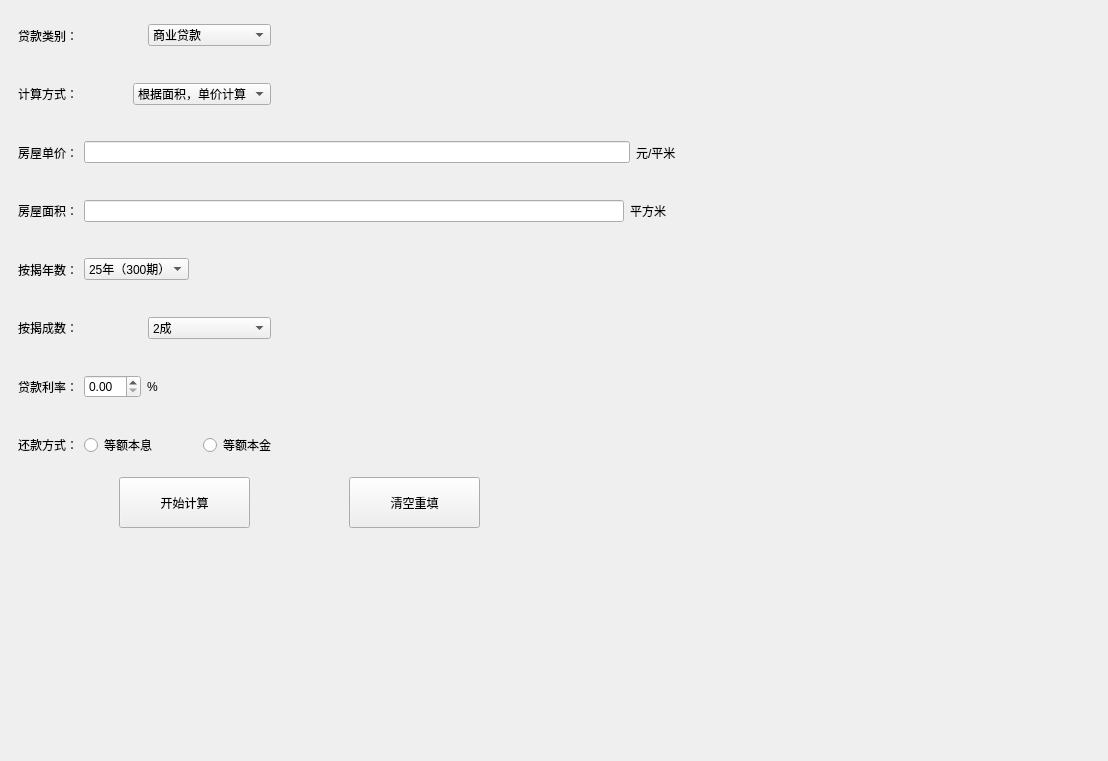
<?xml version="1.0" encoding="UTF-8"?>
<ui version="4.0">
 <class>Widget</class>
 <widget class="QWidget" name="Widget">
  <property name="geometry">
   <rect>
    <x>0</x>
    <y>0</y>
    <width>1108</width>
    <height>761</height>
   </rect>
  </property>
  <property name="windowTitle">
   <string>房贷计算器</string>
  </property>
  <widget class="QWidget" name="widget_10" native="true">
   <property name="geometry">
    <rect>
     <x>9</x>
     <y>9</y>
     <width>751</width>
     <height>521</height>
    </rect>
   </property>
   <layout class="QVBoxLayout" name="verticalLayout">
    <item>
     <widget class="QWidget" name="widget" native="true">
      <layout class="QHBoxLayout" name="horizontalLayout">
       <item>
        <widget class="QLabel" name="label">
         <property name="toolTip">
          <string>&lt;html&gt;&lt;head/&gt;&lt;body&gt;&lt;p&gt;&lt;span style=&quot; font-size:10pt; font-weight:600;&quot;&gt;hjk &lt;/span&gt;&lt;/p&gt;&lt;/body&gt;&lt;/html&gt;</string>
         </property>
         <property name="styleSheet">
          <string notr="true">font: 75 9pt &quot;Agency FB&quot;;</string>
         </property>
         <property name="text">
          <string>贷款类别：</string>
         </property>
        </widget>
       </item>
       <item>
        <widget class="QComboBox" name="comboBox1">
         <property name="cursor">
          <cursorShape>ArrowCursor</cursorShape>
         </property>
         <property name="acceptDrops">
          <bool>false</bool>
         </property>
         <property name="maxVisibleItems">
          <number>10</number>
         </property>
         <property name="iconSize">
          <size>
           <width>16</width>
           <height>16</height>
          </size>
         </property>
         <property name="duplicatesEnabled">
          <bool>true</bool>
         </property>
         <item>
          <property name="text">
           <string>商业贷款 </string>
          </property>
         </item>
         <item>
          <property name="text">
           <string>公积金贷款</string>
          </property>
         </item>
         <item>
          <property name="text">
           <string>组合型贷款</string>
          </property>
         </item>
        </widget>
       </item>
       <item>
        <spacer name="horizontalSpacer_5">
         <property name="orientation">
          <enum>Qt::Horizontal</enum>
         </property>
         <property name="sizeType">
          <enum>QSizePolicy::Fixed</enum>
         </property>
         <property name="sizeHint" stdset="0">
          <size>
           <width>480</width>
           <height>20</height>
          </size>
         </property>
        </spacer>
       </item>
       <item>
        <spacer name="horizontalSpacer_4">
         <property name="orientation">
          <enum>Qt::Horizontal</enum>
         </property>
         <property name="sizeType">
          <enum>QSizePolicy::Fixed</enum>
         </property>
         <property name="sizeHint" stdset="0">
          <size>
           <width>0</width>
           <height>0</height>
          </size>
         </property>
        </spacer>
       </item>
      </layout>
     </widget>
    </item>
    <item>
     <widget class="QWidget" name="widget_9" native="true">
      <layout class="QHBoxLayout" name="horizontalLayout_9">
       <item>
        <widget class="QLabel" name="label_11">
         <property name="text">
          <string>计算方式：</string>
         </property>
        </widget>
       </item>
       <item>
        <widget class="QComboBox" name="comboBox4">
         <item>
          <property name="text">
           <string>根据面积，单价计算</string>
          </property>
         </item>
         <item>
          <property name="text">
           <string>根据贷款总额计算</string>
          </property>
         </item>
        </widget>
       </item>
       <item>
        <spacer name="horizontalSpacer_13">
         <property name="orientation">
          <enum>Qt::Horizontal</enum>
         </property>
         <property name="sizeType">
          <enum>QSizePolicy::Fixed</enum>
         </property>
         <property name="sizeHint" stdset="0">
          <size>
           <width>480</width>
           <height>20</height>
          </size>
         </property>
        </spacer>
       </item>
      </layout>
     </widget>
    </item>
    <item>
     <widget class="QWidget" name="widget_3" native="true">
      <layout class="QHBoxLayout" name="horizontalLayout_3">
       <item>
        <widget class="QLabel" name="label_4">
         <property name="text">
          <string>房屋单价：</string>
         </property>
        </widget>
       </item>
       <item>
        <widget class="QLineEdit" name="lineEdit_2">
         <property name="text">
          <string/>
         </property>
         <property name="frame">
          <bool>true</bool>
         </property>
         <property name="dragEnabled">
          <bool>true</bool>
         </property>
         <property name="readOnly">
          <bool>false</bool>
         </property>
         <property name="clearButtonEnabled">
          <bool>false</bool>
         </property>
        </widget>
       </item>
       <item>
        <widget class="QLabel" name="label_5">
         <property name="text">
          <string>元/平米</string>
         </property>
        </widget>
       </item>
       <item>
        <spacer name="horizontalSpacer_6">
         <property name="orientation">
          <enum>Qt::Horizontal</enum>
         </property>
         <property name="sizeType">
          <enum>QSizePolicy::Fixed</enum>
         </property>
         <property name="sizeHint" stdset="0">
          <size>
           <width>75</width>
           <height>20</height>
          </size>
         </property>
        </spacer>
       </item>
      </layout>
     </widget>
    </item>
    <item>
     <widget class="QWidget" name="widget_4" native="true">
      <layout class="QHBoxLayout" name="horizontalLayout_4">
       <item>
        <widget class="QLabel" name="label_6">
         <property name="text">
          <string>房屋面积：</string>
         </property>
        </widget>
       </item>
       <item>
        <widget class="QLineEdit" name="lineEdit_3"/>
       </item>
       <item>
        <widget class="QLabel" name="label_7">
         <property name="text">
          <string>平方米</string>
         </property>
        </widget>
       </item>
       <item>
        <spacer name="horizontalSpacer_7">
         <property name="orientation">
          <enum>Qt::Horizontal</enum>
         </property>
         <property name="sizeType">
          <enum>QSizePolicy::Fixed</enum>
         </property>
         <property name="sizeHint" stdset="0">
          <size>
           <width>85</width>
           <height>20</height>
          </size>
         </property>
        </spacer>
       </item>
      </layout>
     </widget>
    </item>
    <item>
     <widget class="QWidget" name="widget_5" native="true">
      <layout class="QHBoxLayout" name="horizontalLayout_5">
       <item>
        <widget class="QLabel" name="label_9">
         <property name="text">
          <string>按揭年数：</string>
         </property>
        </widget>
       </item>
       <item>
        <widget class="QComboBox" name="comboBox3">
         <item>
          <property name="text">
           <string>25年（300期）</string>
          </property>
         </item>
         <item>
          <property name="text">
           <string>24年（288期）</string>
          </property>
         </item>
         <item>
          <property name="text">
           <string>23年（276期）</string>
          </property>
         </item>
         <item>
          <property name="text">
           <string>22年（264期）</string>
          </property>
         </item>
         <item>
          <property name="text">
           <string>21年（252期）</string>
          </property>
         </item>
         <item>
          <property name="text">
           <string>20年（240期）</string>
          </property>
         </item>
         <item>
          <property name="text">
           <string>19年（228期）</string>
          </property>
         </item>
         <item>
          <property name="text">
           <string>18年（216期）</string>
          </property>
         </item>
         <item>
          <property name="text">
           <string>17年（204期）</string>
          </property>
         </item>
         <item>
          <property name="text">
           <string>16年（192期）</string>
          </property>
         </item>
         <item>
          <property name="text">
           <string>15年（180期）</string>
          </property>
         </item>
         <item>
          <property name="text">
           <string>14年（168期）</string>
          </property>
         </item>
         <item>
          <property name="text">
           <string>13年（156期）</string>
          </property>
         </item>
         <item>
          <property name="text">
           <string>12年（144期）</string>
          </property>
         </item>
         <item>
          <property name="text">
           <string>11年（132期）</string>
          </property>
         </item>
         <item>
          <property name="text">
           <string>10年（120期）</string>
          </property>
         </item>
         <item>
          <property name="text">
           <string>9年（108期）</string>
          </property>
         </item>
         <item>
          <property name="text">
           <string>8年（96期）</string>
          </property>
         </item>
         <item>
          <property name="text">
           <string>7年（84期）</string>
          </property>
         </item>
         <item>
          <property name="text">
           <string>6年（72期）</string>
          </property>
         </item>
         <item>
          <property name="text">
           <string>5年（60期）</string>
          </property>
         </item>
         <item>
          <property name="text">
           <string>4年（48期）</string>
          </property>
         </item>
         <item>
          <property name="text">
           <string>3年（36期）</string>
          </property>
         </item>
         <item>
          <property name="text">
           <string>2年（24期）</string>
          </property>
         </item>
         <item>
          <property name="text">
           <string>1年（12期）</string>
          </property>
         </item>
        </widget>
       </item>
       <item>
        <spacer name="horizontalSpacer_8">
         <property name="orientation">
          <enum>Qt::Horizontal</enum>
         </property>
         <property name="sizeHint" stdset="0">
          <size>
           <width>480</width>
           <height>20</height>
          </size>
         </property>
        </spacer>
       </item>
      </layout>
     </widget>
    </item>
    <item>
     <widget class="QWidget" name="widget_6" native="true">
      <layout class="QHBoxLayout" name="horizontalLayout_6">
       <item>
        <widget class="QLabel" name="label_8">
         <property name="text">
          <string>按揭成数：</string>
         </property>
        </widget>
       </item>
       <item>
        <widget class="QComboBox" name="comboBox2">
         <item>
          <property name="text">
           <string>2成</string>
          </property>
         </item>
         <item>
          <property name="text">
           <string>2.5成</string>
          </property>
         </item>
         <item>
          <property name="text">
           <string>3成</string>
          </property>
         </item>
         <item>
          <property name="text">
           <string>3.5成</string>
          </property>
         </item>
         <item>
          <property name="text">
           <string>4成</string>
          </property>
         </item>
         <item>
          <property name="text">
           <string>4.5成</string>
          </property>
         </item>
         <item>
          <property name="text">
           <string>5成</string>
          </property>
         </item>
         <item>
          <property name="text">
           <string>5.5成</string>
          </property>
         </item>
         <item>
          <property name="text">
           <string>6成</string>
          </property>
         </item>
         <item>
          <property name="text">
           <string>6.5成</string>
          </property>
         </item>
         <item>
          <property name="text">
           <string>7成</string>
          </property>
         </item>
         <item>
          <property name="text">
           <string>7.5成</string>
          </property>
         </item>
         <item>
          <property name="text">
           <string>8成</string>
          </property>
         </item>
        </widget>
       </item>
       <item>
        <spacer name="horizontalSpacer_9">
         <property name="orientation">
          <enum>Qt::Horizontal</enum>
         </property>
         <property name="sizeType">
          <enum>QSizePolicy::Fixed</enum>
         </property>
         <property name="sizeHint" stdset="0">
          <size>
           <width>480</width>
           <height>20</height>
          </size>
         </property>
        </spacer>
       </item>
      </layout>
     </widget>
    </item>
    <item>
     <widget class="QWidget" name="widget_2" native="true">
      <layout class="QHBoxLayout" name="horizontalLayout_2">
       <item>
        <widget class="QLabel" name="label_2">
         <property name="text">
          <string>贷款利率：</string>
         </property>
        </widget>
       </item>
       <item>
        <widget class="QDoubleSpinBox" name="doubleSpinBox"/>
       </item>
       <item>
        <widget class="QLabel" name="label_3">
         <property name="text">
          <string>%</string>
         </property>
        </widget>
       </item>
       <item>
        <spacer name="horizontalSpacer_14">
         <property name="orientation">
          <enum>Qt::Horizontal</enum>
         </property>
         <property name="sizeHint" stdset="0">
          <size>
           <width>40</width>
           <height>20</height>
          </size>
         </property>
        </spacer>
       </item>
       <item>
        <spacer name="horizontalSpacer_10">
         <property name="orientation">
          <enum>Qt::Horizontal</enum>
         </property>
         <property name="sizeType">
          <enum>QSizePolicy::Fixed</enum>
         </property>
         <property name="sizeHint" stdset="0">
          <size>
           <width>480</width>
           <height>20</height>
          </size>
         </property>
        </spacer>
       </item>
      </layout>
     </widget>
    </item>
    <item>
     <widget class="QWidget" name="widget_7" native="true">
      <layout class="QHBoxLayout" name="horizontalLayout_7">
       <item>
        <widget class="QLabel" name="label_10">
         <property name="text">
          <string>还款方式：</string>
         </property>
        </widget>
       </item>
       <item>
        <widget class="QRadioButton" name="radioButton">
         <property name="text">
          <string>等额本息</string>
         </property>
        </widget>
       </item>
       <item>
        <spacer name="horizontalSpacer_12">
         <property name="orientation">
          <enum>Qt::Horizontal</enum>
         </property>
         <property name="sizeType">
          <enum>QSizePolicy::Fixed</enum>
         </property>
         <property name="sizeHint" stdset="0">
          <size>
           <width>40</width>
           <height>20</height>
          </size>
         </property>
        </spacer>
       </item>
       <item>
        <widget class="QRadioButton" name="radioButton_2">
         <property name="styleSheet">
          <string notr="true">font: 9pt &quot;宋体&quot;;</string>
         </property>
         <property name="text">
          <string>等额本金</string>
         </property>
        </widget>
       </item>
       <item>
        <spacer name="horizontalSpacer_11">
         <property name="orientation">
          <enum>Qt::Horizontal</enum>
         </property>
         <property name="sizeHint" stdset="0">
          <size>
           <width>40</width>
           <height>20</height>
          </size>
         </property>
        </spacer>
       </item>
      </layout>
     </widget>
    </item>
    <item>
     <widget class="QWidget" name="widget_8" native="true">
      <widget class="QPushButton" name="pushButton_2">
       <property name="enabled">
        <bool>true</bool>
       </property>
       <property name="geometry">
        <rect>
         <x>340</x>
         <y>0</y>
         <width>131</width>
         <height>51</height>
        </rect>
       </property>
       <property name="sizeIncrement">
        <size>
         <width>0</width>
         <height>0</height>
        </size>
       </property>
       <property name="baseSize">
        <size>
         <width>0</width>
         <height>0</height>
        </size>
       </property>
       <property name="styleSheet">
        <string notr="true">font: 10pt &quot;楷体&quot;;</string>
       </property>
       <property name="text">
        <string>清空重填</string>
       </property>
       <property name="iconSize">
        <size>
         <width>16</width>
         <height>16</height>
        </size>
       </property>
      </widget>
      <widget class="QPushButton" name="pushButton">
       <property name="geometry">
        <rect>
         <x>110</x>
         <y>0</y>
         <width>131</width>
         <height>51</height>
        </rect>
       </property>
       <property name="styleSheet">
        <string notr="true">
font: 10pt &quot;楷体&quot;;</string>
       </property>
       <property name="text">
        <string>开始计算</string>
       </property>
      </widget>
     </widget>
    </item>
   </layout>
  </widget>
  <widget class="QWidget" name="widget_11" native="true">
   <property name="geometry">
    <rect>
     <x>770</x>
     <y>10</y>
     <width>271</width>
     <height>31</height>
    </rect>
   </property>
   <layout class="QHBoxLayout" name="horizontalLayout_10">
    <item>
     <widget class="QLabel" name="label_12">
      <property name="enabled">
       <bool>true</bool>
      </property>
      <property name="acceptDrops">
       <bool>false</bool>
      </property>
      <property name="text">
       <string/>
      </property>
     </widget>
    </item>
    <item>
     <widget class="QLabel" name="label_13">
      <property name="text">
       <string/>
      </property>
     </widget>
    </item>
    <item>
     <widget class="QLabel" name="label_14">
      <property name="text">
       <string/>
      </property>
     </widget>
    </item>
   </layout>
  </widget>
  <widget class="QWidget" name="widget_12" native="true">
   <property name="geometry">
    <rect>
     <x>770</x>
     <y>50</y>
     <width>271</width>
     <height>41</height>
    </rect>
   </property>
   <layout class="QGridLayout" name="gridLayout_4">
    <item row="0" column="0">
     <widget class="QLabel" name="label_15">
      <property name="text">
       <string/>
      </property>
     </widget>
    </item>
    <item row="0" column="1">
     <widget class="QLabel" name="label_16">
      <property name="text">
       <string/>
      </property>
     </widget>
    </item>
    <item row="0" column="2">
     <widget class="QLabel" name="label_17">
      <property name="text">
       <string/>
      </property>
     </widget>
    </item>
   </layout>
  </widget>
  <widget class="QWidget" name="widget_13" native="true">
   <property name="geometry">
    <rect>
     <x>770</x>
     <y>100</y>
     <width>271</width>
     <height>41</height>
    </rect>
   </property>
   <layout class="QGridLayout" name="gridLayout_3">
    <item row="0" column="0">
     <widget class="QLabel" name="label_18">
      <property name="text">
       <string/>
      </property>
     </widget>
    </item>
    <item row="0" column="1">
     <widget class="QLabel" name="label_19">
      <property name="text">
       <string/>
      </property>
     </widget>
    </item>
    <item row="0" column="2">
     <widget class="QLabel" name="label_20">
      <property name="text">
       <string/>
      </property>
     </widget>
    </item>
   </layout>
  </widget>
  <widget class="QWidget" name="widget_14" native="true">
   <property name="geometry">
    <rect>
     <x>770</x>
     <y>150</y>
     <width>271</width>
     <height>41</height>
    </rect>
   </property>
   <layout class="QGridLayout" name="gridLayout_2">
    <item row="0" column="3">
     <widget class="QLabel" name="label_23">
      <property name="text">
       <string/>
      </property>
     </widget>
    </item>
    <item row="0" column="0">
     <widget class="QLabel" name="label_21">
      <property name="text">
       <string/>
      </property>
     </widget>
    </item>
    <item row="0" column="1">
     <widget class="QLabel" name="label_22">
      <property name="text">
       <string/>
      </property>
     </widget>
    </item>
   </layout>
  </widget>
  <widget class="QWidget" name="widget_15" native="true">
   <property name="geometry">
    <rect>
     <x>770</x>
     <y>200</y>
     <width>271</width>
     <height>41</height>
    </rect>
   </property>
   <layout class="QGridLayout" name="gridLayout">
    <item row="0" column="0">
     <widget class="QLabel" name="label_24">
      <property name="text">
       <string/>
      </property>
     </widget>
    </item>
    <item row="0" column="1">
     <widget class="QLabel" name="label_25">
      <property name="text">
       <string/>
      </property>
     </widget>
    </item>
    <item row="0" column="2">
     <widget class="QLabel" name="label_26">
      <property name="text">
       <string/>
      </property>
     </widget>
    </item>
   </layout>
  </widget>
  <widget class="QWidget" name="widget_16" native="true">
   <property name="geometry">
    <rect>
     <x>770</x>
     <y>250</y>
     <width>271</width>
     <height>41</height>
    </rect>
   </property>
   <layout class="QGridLayout" name="gridLayout_5">
    <item row="0" column="0">
     <widget class="QLabel" name="label_27">
      <property name="text">
       <string/>
      </property>
     </widget>
    </item>
    <item row="0" column="1">
     <widget class="QLabel" name="label_28">
      <property name="text">
       <string/>
      </property>
     </widget>
    </item>
    <item row="0" column="2">
     <widget class="QLabel" name="label_29">
      <property name="text">
       <string/>
      </property>
     </widget>
    </item>
   </layout>
  </widget>
  <widget class="QWidget" name="widget_17" native="true">
   <property name="geometry">
    <rect>
     <x>770</x>
     <y>300</y>
     <width>271</width>
     <height>41</height>
    </rect>
   </property>
   <layout class="QGridLayout" name="gridLayout_6">
    <item row="0" column="0">
     <widget class="QLabel" name="label_30">
      <property name="text">
       <string/>
      </property>
     </widget>
    </item>
    <item row="0" column="1">
     <widget class="QLabel" name="label_31">
      <property name="text">
       <string/>
      </property>
     </widget>
    </item>
    <item row="0" column="2">
     <widget class="QLabel" name="label_32">
      <property name="text">
       <string/>
      </property>
     </widget>
    </item>
   </layout>
  </widget>
 </widget>
 <resources/>
 <connections/>
</ui>
